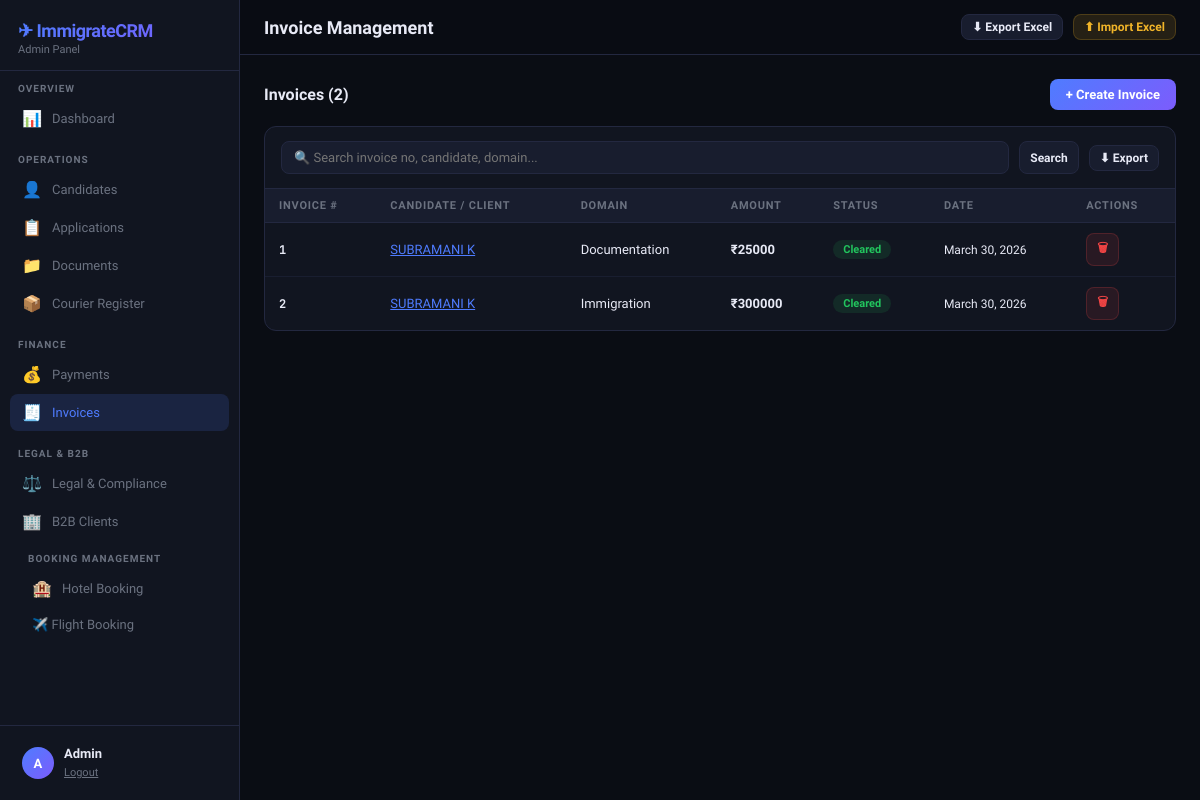
Page /invoices/ (signed in) on the committed database.
### crm/models.py (models this page shows, shortened)
class Invoice(models.Model):
    DOMAIN_CHOICES = [('Immigration','Immigration'),('Documentation','Documentation'),
                      ('Training','Training'),('Visit Visa','Visit Visa'),
                      ('Accommodation','Accommodation'),('B2B','B2B')]
    STATUS_CHOICES = [('Pending','Pending'),('Cleared','Cleared')]
    invoice_number = models.CharField(max_length=50, unique=True)
    domain = models.CharField(max_length=30, choices=DOMAIN_CHOICES, default='Immigration')
    candidate = models.ForeignKey(Candidate, on_delete=models.SET_NULL, null=True, blank=True, related_name='invoices')
    amount = models.DecimalField(max_digits=12, decimal_places=2)
    date = models.DateField()
    status = models.CharField(max_length=20, choices=STATUS_CHOICES, default='Pending')
    description = models.TextField(blank=True)
    created_at = models.DateTimeField(auto_now_add=True)
    class Meta:
        ordering = ['-date']

class Candidate(models.Model):
    CANDIDATE_TYPE = [('New','New'),('Renewal','Renewal'),('Repeat','Repeat')]
    STATUS_CHOICES = [
        ('New','New'),('Documents Pending','Documents Pending'),
        ('Processing','Processing'),('Visa Applied','Visa Applied'),
        ('Approved','Approved'),('Ticket Booked','Ticket Booked'),
        ('Boarded','Boarded'),('Cancelled','Cancelled'),('Refunded','Refunded'),
    ]
    MEDICAL_CHOICES = [('Pending','Pending'),('Fit','Fit'),('Unfit','Unfit'),
                       ('Awaiting Report','Awaiting Report'),('Done','Done')]
    VISA_CHOICES = [('Not Applied','Not Applied'),('Applied','Applied'),
                    ('Approved','Approved'),('Rejected','Rejected'),('On Hold','On Hold')]
    TICKET_CHOICES = [('Not Booked','Not Booked'),('Booked','Booked'),
                      ('Confirmed','Confirmed'),('Cancelled','Cancelled')]
    RESUME_CHOICES = [('Not Received','Not Received'),('Received','Received'),('Uploaded','Uploaded')]
    PASSPORT_COPY_CHOICES = [('Not Received','Not Received'),('Soft Copy','Soft Copy'),
                             ('Original','Original'),('Both','Both')]
    OFFER_LETTER_CHOICES = [('Not Received','Not Received'),('Received','Received'),
                            ('Signed','Signed'),('Sent to Candidate','Sent to Candidate')]
    name = models.CharField(max_length=200)
    phone = models.CharField(max_length=20)
    passport_number = models.CharField(max_length=50, blank=True)
    country = models.CharField(max_length=100, blank=True)
    position = models.CharField(max_length=200, blank=True)
    experience = models.CharField(max_length=100, blank=True)
    status = models.CharField(max_length=30, choices=STATUS_CHOICES, default='New')
    medical_status = models.CharField(max_length=30, choices=MEDICAL_CHOICES, default='Pending')
    visa_status = models.CharField(max_length=30, choices=VISA_CHOICES, default='Not Applied')
    ticket_status = models.CharField(max_length=30, choices=TICKET_CHOICES, default='Not Booked')
    payment = models.DecimalField(max_digits=12, decimal_places=2, default=0)
    resume_status = models.CharField(max_length=30, choices=RESUME_CHOICES, default='Not Received')
    resume_file = models.FileField(upload_to='resumes/', blank=True, null=True)
    passport_copy_status = models.CharField(max_length=30, choices=PASSPORT_COPY_CHOICES, default='Not Received')
    passport_copy_file = models.FileField(upload_to='passports/', blank=True, null=True)
    offer_letter_status = models.CharField(max_length=30, choices=OFFER_LETTER_CHOICES, default='Not Received')
    offer_letter_file = models.FileField(upload_to='offer_letters/', blank=True, null=True)
    travel_date = models.DateField(null=True, blank=True)
    reference = models.CharField(max_length=200, blank=True)
    remarks = models.TextField(blank=True)
    followup_date = models.DateField(null=True, blank=True)
    staff_name = models.CharField(max_length=100, blank=True)
    registration_date = models.DateField(null=True, blank=True)
    candidate_type = models.CharField(max_length=20, choices=CANDIDATE_TYPE, default='New')
    created_at = models.DateTimeField(auto_now_add=True)
    updated_at = models.DateTimeField(auto_now=True)
    class Meta:
        ordering = ['-created_at']

### crm/views.py (the view)
# urls.py: path('invoices/', views.invoices, name='invoices'),
@login_required
def invoices(request):
    q = request.GET.get('q','')
    qs = Invoice.objects.select_related('candidate').all()
    if q:
        qs = qs.filter(Q(invoice_number__icontains=q)|Q(candidate__name__icontains=q)|Q(domain__icontains=q))
    form = InvoiceForm()
    return render(request, 'crm/invoices.html', {'invoices': qs, 'form': form, 'q': q, 'page': 'invoices'})

### crm/forms.py
class InvoiceForm(forms.ModelForm):
    class Meta:
        model = Invoice
        fields = ['invoice_number','domain','candidate','amount','date','status','description']
        widgets = {
            'date': forms.DateInput(attrs={'type':'date'}),
            'description': forms.Textarea(attrs={'rows':2}),
        }
    def __init__(self, *args, **kwargs):
        super().__init__(*args, **kwargs)
        self.fields['date'].initial = datetime.date.today()
        for field in self.fields.values():
            field.required = False
        self.fields['invoice_number'].required = True
        self.fields['amount'].required = True

### crm/templates/crm/invoices.html (shortened to what this page needs)
{% extends 'crm/base.html' %}
{% block page_title %}Invoice Management{% endblock %}
{% block content %}
<div class="section-header">
  <div class="section-title">Invoices ({{ invoices|length }})</div>
  <button class="btn btn-primary" onclick="document.getElementById('addInvModal').style.display='flex'">+ Create Invoice</button>
</div>
<div class="table-card">
  <div class="table-toolbar">
    <form method="get" style="display:flex;gap:10px;flex:1;">
      <input class="search-input" name="q" value="{{ q }}" placeholder="🔍 Search invoice no, candidate, domain...">
      <button type="submit" class="btn btn-secondary btn-sm">Search</button>
    </form>
    <a href="{% url 'export_excel' %}" class="btn btn-secondary btn-sm">⬇ Export</a>
  </div>
  <div class="table-responsive">
    <table>
      <thead>
        <tr><th>Invoice #</th><th>Candidate / Client</th><th>Domain</th><th>Amount</th><th>Status</th><th>Date</th><th>Actions</th></tr>
      </thead>
      <tbody>
        {% for inv in invoices %}
        <tr>
          <td class="mono fw-bold">{{ inv.invoice_number }}</td>
          <td>{% if inv.candidate %}<a href="{% url 'candidate_view' inv.candidate.pk %}" style="color:var(--accent);">{{ inv.candidate.name }}</a>{% else %}—{% endif %}</td>
          <td>{{ inv.domain }}</td>
          <td class="fw-bold">₹{{ inv.amount|floatformat:0 }}</td>
          <td><span class="badge badge-{{ inv.status|lower }}">{{ inv.status }}</span></td>
          <td style="font-size:12px;">{{ inv.date }}</td>
          <td style="white-space:nowrap;">
            <a href="{% url 'invoice_delete' inv.pk %}" class="btn btn-danger btn-sm"
               onclick="return confirm('Delete this invoice?')">🗑</a>
          </td>
        </tr>
        {% empty %}
        <tr><td colspan="7"><div class="empty-state"><div class="empty-icon">🧾</div><p>No invoices yet.</p></div></td></tr>
        {% endfor %}
      </tbody>
    </table>
  </div>
</div>
{% endblock %}

### crm/templates/crm/base.html (shortened to what this page needs)
{% load static %}
<!DOCTYPE html>
<html lang="en">
<head>
<link rel="stylesheet" href="{% static 'crm/css/style.css' %}">
</head>
<body>
<div class="app-shell">
  <div class="sidebar">
    <div class="sidebar-header">
      <div class="sidebar-brand">✈ ImmigrateCRM</div>
      <div class="sidebar-role">{{ request.user.username|title }} Panel</div>
    </div>
    <div class="nav-section">
      <div class="nav-label">Overview</div>
      <a href="{% url 'dashboard' %}" class="nav-item {% if page == 'dashboard' %}active{% endif %}">
        <span class="nav-icon">📊</span>Dashboard
      </a>
    </div>
    <div class="nav-section">
      <div class="nav-label">Operations</div>
      <a href="{% url 'candidates' %}" class="nav-item {% if page == 'candidates' %}active{% endif %}">
        <span class="nav-icon">👤</span>Candidates
      </a>
      <a href="{% url 'applications' %}" class="nav-item {% if page == 'applications' %}active{% endif %}">
        <span class="nav-icon">📋</span>Applications
      </a>
      <a href="{% url 'documents' %}" class="nav-item {% if page == 'documents' %}active{% endif %}">
        <span class="nav-icon">📁</span>Documents
      </a>
      <a href="{% url 'courier' %}" class="nav-item {% if page == 'courier' %}active{% endif %}">
        <span class="nav-icon">📦</span>Courier Register
      </a>
    </div>
    <div class="nav-section">
      <div class="nav-label">Finance</div>
      <a href="{% url 'payments' %}" class="nav-item {% if page == 'payments' %}active{% endif %}">
        <span class="nav-icon">💰</span>Payments
      </a>
      <a href="{% url 'invoices' %}" class="nav-item {% if page == 'invoices' %}active{% endif %}">
        <span class="nav-icon">🧾</span>Invoices
      </a>
    </div>
    <div class="nav-section">
      <div class="nav-label">Legal & B2B</div>
      <a href="{% url 'legal' %}" class="nav-item {% if page == 'legal' %}active{% endif %}">
        <span class="nav-icon">⚖️</span>Legal & Compliance
      </a>
      <a href="{% url 'b2b' %}" class="nav-item {% if page == 'b2b' %}active{% endif %}">
        <span class="nav-icon">🏢</span>B2B Clients
      </a>
    <div class="nav-section">
<div class="nav-label">
Booking Management
</div>
<a href="{% url 'hotel' %}"
class="nav-item {% if page == 'hotel' %}active{% endif %}">
<span class="nav-icon">
🏨
</span>
Hotel Booking
</a>
<a href="{% url 'flight' %}"
class="nav-item sub">
✈️ Flight Booking
</a>
</div>
    </div>
    <div class="sidebar-footer">
      <div class="user-info">
        <div class="user-avatar">{{ request.user.username|slice:":1"|upper }}</div>
        <div>
          <div class="user-name">{{ request.user.username|title }}</div>
          <a href="{% url 'logout' %}" style="font-size:11px;color:var(--muted);">Logout</a>
        </div>
      </div>
    </div>
  </div>
  <div class="main-content">
    <div class="topbar">
      <div class="topbar-title">{% block page_title %}Dashboard{% endblock %}</div>
      <div class="topbar-actions">
        <a href="{% url 'export_excel' %}" class="btn btn-secondary btn-sm">⬇ Export Excel</a>
        <form method="post" action="{% url 'import_excel' %}" enctype="multipart/form-data" style="display:inline">
          <label class="btn btn-warning btn-sm" style="cursor:pointer">
            ⬆ Import Excel
          </label>
        </form>
      </div>
    </div>
    <div class="page-content">
      {% block content %}{% endblock %}
    </div>
  </div>
</div>
</body>
</html>

### rows in the picture
Invoice: invoice_number "1", candidate.name "SUBRAMANI K", domain "Documentation", amount "25000", status "Cleared", date "March 30, 2026"
Invoice: invoice_number "2", candidate.name "SUBRAMANI K", domain "Immigration", amount "300000", status "Cleared", date "March 30, 2026"

### other values in the picture
{{ request.user.username|title }} "Admin"
{{ request.user.username|slice:":1"|upper }} "A"
{{ invoices|length }} "2"
